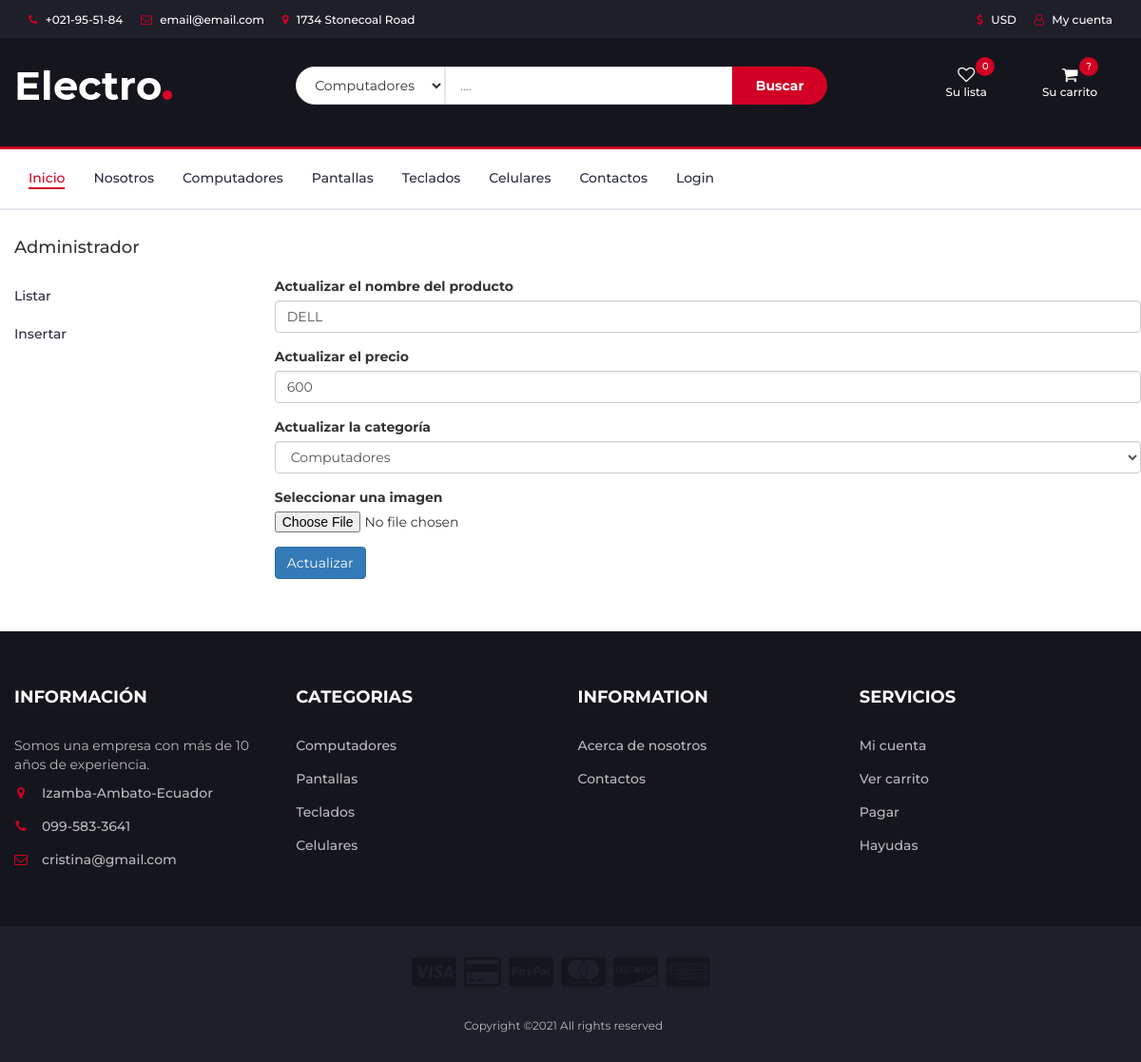
Page /edit-productos.php?id=1 on the committed database.
### tables this page shows
CREATE TABLE categoria_productos (
  idCatgoriaProducto bigint(20) UNSIGNED NOT NULL AUTO_INCREMENT PRIMARY KEY,
  nombre varchar(30) NOT NULL
);

CREATE TABLE productos (
  idProducto bigint(20) UNSIGNED NOT NULL  AUTO_INCREMENT PRIMARY KEY,
  nombre varchar(30)  NOT NULL,
  precio float,
  cantidad bigint(20),
  imagen varchar(50) NULL,
  categoriaProductoId bigint(20) UNSIGNED NOT NULL,
  INDEX (categoriaProductoId),
  FOREIGN KEY (categoriaProductoId) REFERENCES categoria_productos(idCatgoriaProducto)
);

### edit-productos.php (the view, shortened to what this page needs)
<?php
    $rootPath = "";
    include('templates/header.php');
    include ("pages/conexionbdd.php");
    $select = $con->prepare("select * from productos WHERE idProducto =:cod");
	 $select->execute(array(':cod' => $_GET['id']) );
	 $fila = $select->fetch(PDO::FETCH_ASSOC, PDO::FETCH_ORI_NEXT);
    $producto = $fila['nombre'];
    $precio = $fila['precio'];
    $codCatgoria = $fila['categoriaProductoId'];
    $selectCategorias = $con->prepare("select * from categoria_productos");
    $selectCategorias->execute();
?>
<div class="container" style="padding: 10px 0 40px 0;" >
	<p class="h4 pt-3 pb-3" style="padding: 10px 0 10px 0; ">Administrador</p>
	<div class="row">
		<div class="col-md-3">
			<div class="sub-menu">
			  	<ul class="nav flex-column">
			  		<li class="nav-item">
						<a class="nav-link active" href="list-productos.php">Listar</a>
						<a class="nav-link active" href="insert-producto.php">Insertar</a>
					</li>
			  	</ul>
			 </div>
		</div>
		<div class="col-md-9">
			<form action="pages/php/insertProducto.php" method="POST" enctype="multipart/form-data" class="form-horizontal">
				<div class="card">
					<div class="card-body">
						<div class="form-group">
		    				<label for="nombre">Actualizar el nombre del producto </label>
							<input class="form-control" type="text" name="nombre" value="<?php echo $producto ?>" required />
						</div>
						<div class="form-group">
		    				<label for="precio">Actualizar el precio </label>
							<input class="form-control" type="text" name="precio" value="<?php echo $precio; ?>" required />
						</div>
						<div class="form-group">
							<label for="catgoria">Actualizar la categoría </label>
							<select name="catgoria" class="form-control">
								<?php while ($fila = $selectCategorias->fetch(PDO::FETCH_NUM, PDO::FETCH_ORI_NEXT)):?>
									<?php $selected = $fila[0] == $codCatgoria ? 'selected' : '' ?>
		                     <option value="<?php echo strtolower($fila[0]) ?>" <?php echo  $selected;  ?> ><?php echo $fila[1] ?></option>
		                 <?php endwhile ?>
							</select>
						</div>
						<div class="form-group">
					    <label for="imagen">Seleccionar una imagen</label>
					    <input type="file" class="form-control-file" name="imagen" />
					  </div>
					  <div class="form-group">
						  <input type="submit" name="btnactuaizar" value="Actualizar" class="btn btn-primary"/>
						</div>
					 </div>
				</div>
			</form>
		</div>
	</div>
</div>
<?php
include('templates/footer.php');
?>

### templates/header.php (shortened to what this page needs)
<?php
include ("pages/conexionbdd.php");
?>
<html>
  <head>
      <link href="<?= $rootPath ?>css/bootstrap.min.css" rel="stylesheet">
      <link href="<?= $rootPath ?>css/bootstrap-responsive.min.css" rel="stylesheet">
      <link type="text/css" rel="stylesheet" href="css/slick.css"/>
      <link type="text/css" rel="stylesheet" href="css/slick-theme.css"/>
      <link type="text/css" rel="stylesheet" href="css/nouislider.min.css"/>
      <link rel="stylesheet" href="css/font-awesome.min.css">
      <link type="text/css" rel="stylesheet" href="css/style.css"/>
  </head>
  <body>
    <header>
      <div id="top-header">
        <div class="container">
          <ul class="header-links pull-left">
            <li><a href="#"><i class="fa fa-phone"></i> +021-95-51-84</a></li>
            <li><a href="#"><i class="fa fa-envelope-o"></i> email@email.com</a></li>
            <li><a href="#"><i class="fa fa-map-marker"></i> 1734 Stonecoal Road</a></li>
          </ul>
          <ul class="header-links pull-right">
            <li><a href="#"><i class="fa fa-dollar"></i> USD</a></li>
            <li><a href="#"><i class="fa fa-user-o"></i> My cuenta</a></li>
          </ul>
        </div>
      </div>
      <div id="header">
        <div class="container">
          <div class="row">
            <div class="col-md-3">
              <div class="header-logo">
                <a href="#" class="logo">
                  <img src="./img/logo.png" alt="">
                </a>
              </div>
            </div>
            <?php
              $select = $con->prepare("select * from categoria_productos");
              $select->execute();
            ?>
            <div class="col-md-6">
              <div class="header-search">
                <form>
                  <select class="input-select">
                    <?php
                      while ($fila = $select->fetch(PDO::FETCH_NUM, PDO::FETCH_ORI_NEXT)) { ?>
                        <option value="<?php echo strtolower($fila[1]) ?>"><?php echo $fila[1] ?></option>
                    <?php
                      }
                    ?>
                  </select>
                  <input class="input" placeholder="....">
                  <button class="search-btn">Buscar</button>
                </form>
              </div>
            </div>
            <?php
              $x = 0;
              ?>
            <div class="col-md-3 clearfix">
              <div class="header-ctn">
                <div>
                  <a href="#">
                    <i class="fa fa-heart-o"></i>
                    <span>Su lista</span>
                    <div class="qty"><?php echo $x ?></div>
                  </a>
                </div>
                <div class="dropdown">
                  <a class="dropdown-toggle" data-toggle="dropdown" aria-expanded="true">
                    <i class="fa fa-shopping-cart"></i>
                    <span>Su carrito</span>
                    <div class="qty">?</div>
                  </a>
                </div>
              </div>
            </div>
          </div>
        </div>
      </div>
    </header>
    <nav id="navigation">
      <div class="container">
        <div id="responsive-nav">
          <ul class="main-nav nav navbar-nav">
            <li class="active"><a href="index.php">Inicio</a></li>
            <li><a href="#">Nosotros</a></li>
              <?php
                $select = $con->prepare("select * from categoria_productos");
                $select->execute();
                while ($fila = $select->fetch(PDO::FETCH_NUM, PDO::FETCH_ORI_NEXT)) { ?>
                  <li><a href="<?php echo strtolower($fila[1]).'.php';?>"><?php echo $fila[1];?></a></li>
              <?php
                }
              ?>
            <li><a href="#">Contactos</a></li>
            <li><a href="admin.php">Login</a></li>
          </ul>
        </div>
      </div>
    </nav>

### templates/footer.php (shortened to what this page needs)
		<footer id="footer">
			<div class="section">
				<div class="container">
					<div class="row">
						<div class="col-md-3 col-xs-6">
							<div class="footer">
								<h3 class="footer-title">Información</h3>
								<p>Somos una empresa con más de 10 años de experiencia.</p>
								<ul class="footer-links">
									<li><a href="#"><i class="fa fa-map-marker"></i>Izamba-Ambato-Ecuador</a></li>
									<li><a href="#"><i class="fa fa-phone"></i>099-583-3641</a></li>
									<li><a href="#"><i class="fa fa-envelope-o"></i>cristina@gmail.com</a></li>
								</ul>
							</div>
						</div>
						<div class="col-md-3 col-xs-6">
							<div class="footer">
								<h3 class="footer-title">Categorias</h3>
								<ul class="footer-links">
									<?php
					                $select = $con->prepare("select * from categoria_productos");
					                $select->execute();
					                while ($fila = $select->fetch(PDO::FETCH_NUM, PDO::FETCH_ORI_NEXT)) { ?>
					                  <li><a href="<?php echo strtolower($fila[1]).'.php';?>"><?php echo $fila[1];?></a></li>
					              <?php
					                }
					            ?>
								</ul>
							</div>
						</div>
						<div class="col-md-3 col-xs-6">
							<div class="footer">
								<h3 class="footer-title">Information</h3>
								<ul class="footer-links">
									<li><a href="#">Acerca de nosotros </a></li>
									<li><a href="#">Contactos </a></li>
								</ul>
							</div>
						</div>
						<div class="col-md-3 col-xs-6">
							<div class="footer">
								<h3 class="footer-title">Servicios</h3>
								<ul class="footer-links">
									<li><a href="#">Mi cuenta</a></li>
									<li><a href="#">Ver carrito </a></li>
									<li><a href="#">Pagar </a></li>
									<li><a href="#">Hayudas</a></li>
								</ul>
							</div>
						</div>
					</div>
				</div>
			</div>
			<div id="bottom-footer" class="section">
				<div class="container">
					<div class="row">
						<div class="col-md-12 text-center">
							<ul class="footer-payments">
								<li><a href="#"><i class="fa fa-cc-visa"></i></a></li>
								<li><a href="#"><i class="fa fa-credit-card"></i></a></li>
								<li><a href="#"><i class="fa fa-cc-paypal"></i></a></li>
								<li><a href="#"><i class="fa fa-cc-mastercard"></i></a></li>
								<li><a href="#"><i class="fa fa-cc-discover"></i></a></li>
								<li><a href="#"><i class="fa fa-cc-amex"></i></a></li>
							</ul>
							<span class="copyright">
								Copyright &copy;<script>document.write(new Date().getFullYear());</script> All rights reserved
							</span>
						</div>
					</div>
				</div>
			</div>
		</footer>
</html>

### css/style.css (style rules this page uses)
body { font-family: 'Montserrat', sans-serif; font-weight: 400; color: #333; }
h1, h2, h3, h4, h5, h6 { color: #2B2D42; font-weight: 700; margin: 0 0 10px; }
a { color: #2B2D42; font-weight: 500; -webkit-transition: 0.2s color; transition: 0.2s color; }
ul, ol { margin: 0; padding: 0; list-style: none }
.input { height: 40px; padding: 0px 15px; border: 1px solid #E4E7ED; background-color: #FFF; width: 100%; }
.input-select { padding: 0px 15px; background: #FFF; border: 1px solid #E4E7ED; height: 40px; }
.section { padding-top: 30px; padding-bottom: 30px; }
#top-header { padding-top: 10px; padding-bottom: 10px; background-color: #1E1F29; }
.header-links li { display: inline-block; margin-right: 15px; font-size: 12px; }
.header-links li:last-child { margin-right: 0px; }
.header-links li a { color: #FFF; }
.header-links li i { color: #D10024; margin-right: 5px; }
#header { padding-top: 15px; padding-bottom: 15px; background-color: #15161D; }
.header-logo { float: left; }
.header-logo .logo img { display: block; }
.header-search { padding: 15px 0px; }
.header-search form { position: relative; }
.header-search form .input-select { margin-right: -4px; border-radius: 40px 0px 0px 40px; }
.header-search form .input { width: calc(100% - 260px); margin-right: -4px; }
.header-search form .search-btn { height: 40px; width: 100px; background: #D10024; color: #FFF; font-weight: 700; border: none; border-radius: 0px 40px 40px 0px; }
.header-ctn { float: right; padding: 15px 0px; }
.header-ctn>div { display: inline-block; }
.header-ctn>div+div { margin-left: 15px; }
.header-ctn>div>a { display: block; position: relative; width: 90px; text-align: center; color: #FFF; }
.header-ctn>div>a>i { display: block; font-size: 18px; }
.header-ctn>div>a>span { font-size: 12px; }
.header-ctn>div>a>.qty { position: absolute; right: 15px; top: -10px; width: 20px; height: 20px; line-height: 20px; text-align: center; border-radius: 50%; font-size: 10px; color: #FFF; background-color: #D10024; }
#navigation { background: #FFF; border-bottom: 2px solid #E4E7ED; border-top: 3px solid #D10024; }
.main-nav>li+li { margin-left: 30px }
.main-nav>li>a { padding: 20px 0px; }
.main-nav>li>a:hover, .main-nav>li>a:focus, .main-nav>li.active>a { color: #D10024; background-color: transparent; }
.main-nav>li>a:after { content: ""; display: block; width: 0%; height: 2px; background-color: #D10024; -webkit-transition: 0.2s all; transition: 0.2s all; }
.main-nav>li>a:hover:after, .main-nav>li>a:focus:after, .main-nav>li.active>a:after { width: 100%; }
#footer { background: #15161D; color: #B9BABC; }
#bottom-footer { background: #1E1F29; }
.footer { margin: 30px 0px; }
.footer .footer-title { color: #FFF; text-transform: uppercase; font-size: 18px; margin: 0px 0px 30px; }
.footer-links li+li { margin-top: 15px; }
.footer-links li a { color: #B9BABC; }
.footer-links li i { margin-right: 15px; color: #D10024; width: 14px; text-align: center; }
.copyright { margin-top: 30px; display: block; font-size: 12px; }
.footer-payments li { display: inline-block; margin-right: 5px; }
.footer-payments li a { color: #15161D; font-size: 36px; display: block; }

### rows in the picture
categoria_productos: nombre "Computadores"
categoria_productos: nombre "Pantallas"
categoria_productos: nombre "Teclados"
categoria_productos: nombre "Celulares"
productos: nombre "DELL", precio "600"

### other values in the picture
$x "0"
form field value "Computadores"
form field catgoria "Computadores"
